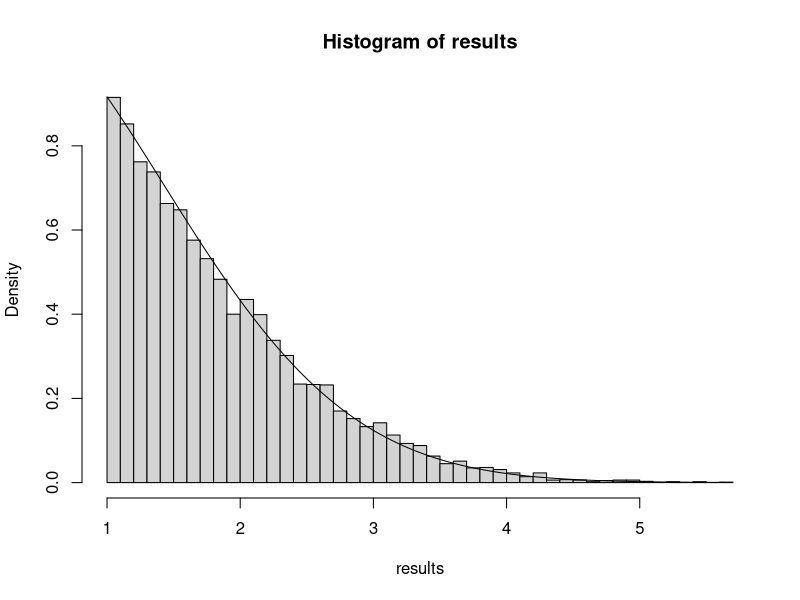

Source code (R):
set.seed(5)

n <- 10^4

results <- c()
counter <- 0

while (length(results) < n) {
  x <- rnorm(n = 1, mean = 0, sd = sqrt(2))
  counter <- counter + 1
  if (x >= 1) {
    results <- c(results, x)
  }
}
print(counter)
print(length(results))
hist(results, probability = TRUE, breaks = 40)

# True density.
C <- 1 / (sqrt(4 * pi) * pnorm(-1 / sqrt(2)))
real_density <- function(x) {
  C * exp(-x^2 / 4)
}
x_eval <- seq(1, max(results), length.out = 500)

lines(x_eval, real_density(x_eval))

# Empirical average number of proposals per accepted sample.
emp_average <- counter / n
print(emp_average)

real_average <- 1 / pnorm(-1 / sqrt(2))
real_average - emp_average
